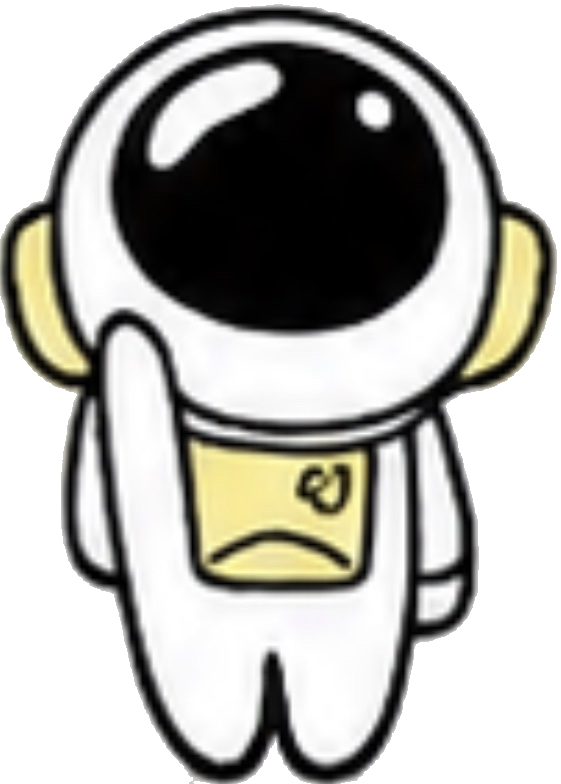
#> input picture assets/crowd_forecast.png, 561 x 784 px, given in place of 9.png, which was not available
$ python build_reel_strips.py
#> lines starting #> are read from the running program, lines starting #| are printed output that depends on the picture; pictures that were not available may be replaced by others from this repository, and a replacement may not be noted
#> in build_strip, `strip = Image.new("RGBA", (STRIP_W, STRIP_H), (0, 0, 0, 0))`: strip: PIL image 200x2400 RGBA; every value is 0
from __future__ import annotations

from pathlib import Path

from PIL import Image


ROOT = Path(__file__).resolve().parents[1]
ORDER = [9, 8, 7, 6, 5, 4, 3, 2, 1]
STRIP_W = 200
STRIP_H = 2400
CELL_H = STRIP_H / len(ORDER)


def paste_symbol(strip: Image.Image, source: Path, index: int) -> None:
#> called with index = 0
    symbol = Image.open(source).convert("RGBA")
#> symbol is the input picture: PIL image 561x784 RGBA; mean R, G, B, A 96.8, 96, 91.1, 174.2
    scale = min(STRIP_W / symbol.width, CELL_H / symbol.height)
#> scale = 0.34
    size = (round(symbol.width * scale), round(symbol.height * scale))
#> size = (191, 267)
    symbol = symbol.resize(size, Image.Resampling.LANCZOS)
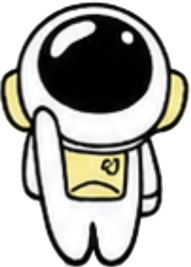
#> symbol: PIL image 191x267 RGBA; mean R, G, B, A 101.3, 100.5, 95.5, 174.2; transparent parts drawn white
    x = round((STRIP_W - symbol.width) / 2)
#> x = 4
    y = round(index * CELL_H + (CELL_H - symbol.height) / 2)
#> y = 0
    strip.alpha_composite(symbol, (x, y))
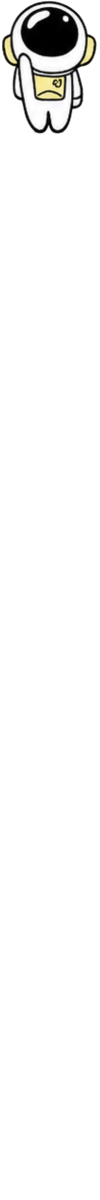
#> strip: PIL image 200x2400 RGBA (shown at 1/2 size); mean R, G, B, A 10.8, 10.7, 10.1, 18.5; transparent parts drawn white


def build_strip(kind: str, output_name: str) -> None:
    src_dir = ROOT / "assets" / kind
    strip = Image.new("RGBA", (STRIP_W, STRIP_H), (0, 0, 0, 0))
    for index, number in enumerate(ORDER):
        paste_symbol(strip, src_dir / f"{number}.png", index)
#> pass 2 of the loop in build_strip, `for index, number in enumerate(ORDER):`:
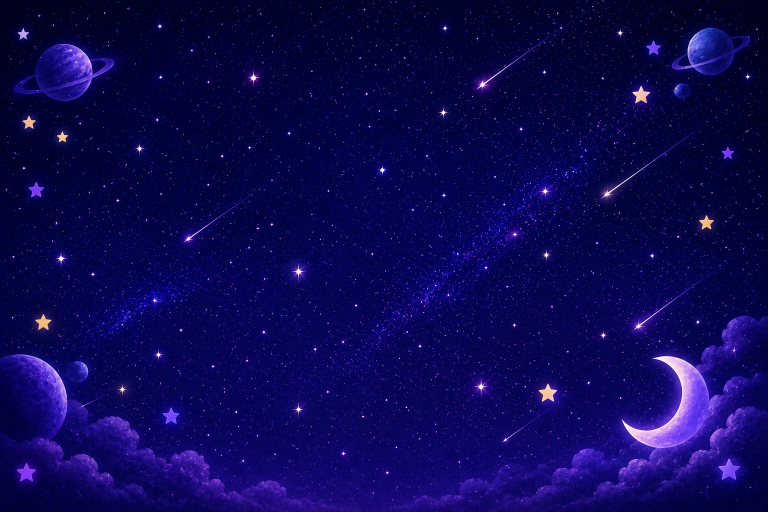
#> input picture assets/header_panel_bg.png, 1536 x 1024 px, given in place of 8.png, which was not available (shown at 1/2 size)
#> in paste_symbol (call 2), `symbol = symbol.resize(size, Image.Resampling.LANCZOS)`:
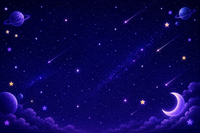
#> symbol: PIL image 200x133 RGBA; mean R, G, B, A 12.3, 7.1, 84.1, 255
#> in paste_symbol (call 2), `strip.alpha_composite(symbol, (x, y))`:
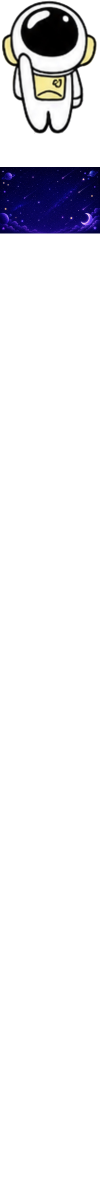
#> strip: PIL image 200x2400 RGBA (shown at 1/2 size); mean R, G, B, A 11.4, 11.1, 14.8, 32.6; transparent parts drawn white
    strip.save(ROOT / "assets" / output_name)


def main() -> None:
    build_strip("symbols", "strip_omote.png")
    build_strip("symbols_back", "strip_ura.png")
    print("rebuilt=assets/strip_omote.png")
    print("rebuilt=assets/strip_ura.png")


if __name__ == "__main__":
#> (the run stopped early here; a loop or call above may not have finished)
